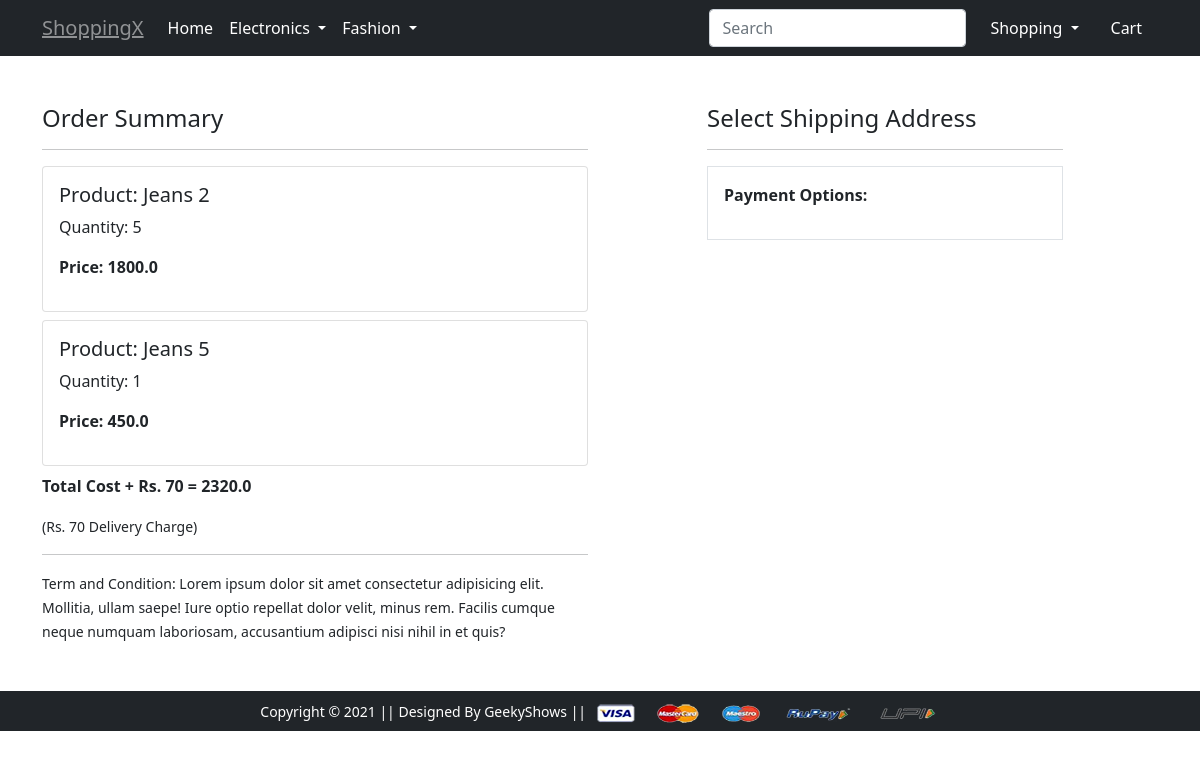
Screenshot of /checkout/ (signed in) with the database file from the repository.
### app/models.py (models this page shows, shortened)
class Cart(models.Model):
 user = models.ForeignKey(User, on_delete=models.CASCADE)
 product = models.ForeignKey(Product, on_delete=models.CASCADE)
 quantity = models.PositiveIntegerField(default=1)
 @property
 def total_cost(self):
   return self.quantity * self.product.discounted_price

class Product(models.Model):
 title = models.CharField(max_length=100)
 selling_price = models.FloatField()
 discounted_price = models.FloatField()
 description = models.TextField()
 brand = models.CharField(max_length=100)
 category = models.CharField( choices=CATEGORY_CHOICES, max_length=2)
 product_image = models.ImageField(upload_to='productimg')

### app/views.py (the view)
# urls.py: path('checkout/', views.checkout, name='checkout'),
@login_required
def checkout(request):
    user = request.user
    add = Customer.objects.filter(user=user)
    cart_items = Cart.objects.filter(user=request.user)
    amount = 0.0
    shipping_amount = 70.0
    totalamount = 0.0
    cart_product = [p for p in Cart.objects.all() if p.user == request.user]
    if cart_product:
        for p in cart_product:
            tempamount = (p.quantity * p.product.discounted_price)
            amount += tempamount
        totalamount = amount+shipping_amount
    return render(request, 'app/checkout.html', {'add': add, 'cart_items': cart_items, 'totalcost': totalamount})

### app/templates/app/checkout.html (shortened to what this page needs)
{% extends 'app/base.html' %}
{% load static %}
{% block main-content %}
<div class="container">
 <div class="row mt-5">
  <div class="col-sm-6">
    <h4>Order Summary</h4>
    <hr>
    {% for item in cart_items %}
      <div class="card mb-2">
        <div class="card-body">
          <h5>Product: {{item.product.title}}</h5>
          <p>Quantity: {{item.quantity}}</p>
          <p class="fw-bold">Price: {{item.total_cost}}</p>
        </div>
      </div>
    {% endfor %}
    <p class="fw-bold">Total Cost + Rs. 70  = {{totalcost}}</p>
    <small>(Rs. 70 Delivery Charge)</small> <hr>
    <small>Term and Condition: Lorem ipsum dolor sit amet consectetur adipisicing elit. Mollitia, ullam saepe! Iure optio repellat dolor velit, minus rem. Facilis cumque neque numquam laboriosam, accusantium adipisci nisi nihil in et quis?</small>
  </div>
  <div class="col-sm-4 offset-sm-1">
    <h4>Select Shipping Address</h4>
    <hr>
    <form action="/paymentdone" id="myform">
        <div class="border p-3">
          <p class="fw-bold">Payment Options:</p>
        </div>
      </form>
    </div>
  </div>
</div>
{% endblock main-content %}

### app/templates/app/base.html (shortened to what this page needs)
<!doctype html>
{% load static %}
<html lang="en">
  <head>
    <link href="https://cdn.jsdelivr.net/npm/bootstrap@5.0.0-beta1/dist/css/bootstrap.min.css" rel="stylesheet">
    <link rel="stylesheet" href="{% static 'app/css/owl.carousel.min.css' %}">
    <link rel="stylesheet" href="{% static 'app/css/all.min.css' %}">
    <link rel="stylesheet" href="{% static 'app/css/style.css' %}">
  </head>
  <body>
    <nav class="navbar navbar-expand-lg bg-dark text-white">
     <div class="container">
       <a class="navbar-brand text-white-50  text-decoration-underline" href="/">ShoppingX</a>
       <div class="collapse navbar-collapse" id="navbarSupportedContent">
         <ul class="navbar-nav me-auto mb-2 mb-lg-0">
           <li class="nav-item">
             <a class="nav-link active text-white" aria-current="page" href="/">Home</a>
           </li>
           <li class="nav-item dropdown">
             <a class="nav-link dropdown-toggle text-white" href="#" id="electronicsDropdown" role="button" data-bs-toggle="dropdown" aria-expanded="false">
               Electronics
             </a>
           </li>
           <li class="nav-item dropdown">
             <a class="nav-link dropdown-toggle text-white" href="#" id="fashionDropdown" role="button" data-bs-toggle="dropdown" aria-expanded="false">
               Fashion
             </a>
           </li>
         </ul>
         <form class="d-flex">
           <input class="form-control me-2" type="search" placeholder="Search" aria-label="Search">
         </form>
         <div>
          <ul class="navbar-nav me-auto mb-2 mb-lg-0">
          {% if request.user.is_authenticated %}
           <li class="nav-item dropdown mx-2">
              <a class="nav-link dropdown-toggle text-white" href="#" id="profileDropdown" role="button" data-bs-toggle="dropdown" aria-expanded="false">
                {{request.user.username|capfirst}}
              </a>
            </li>
            <li class="nav-item mx-2">
              <a href="{% url 'showcart' %}" class="nav-link text-white"> Cart </a>
            </li>
            {% endif %}
          </ul>
         </div>
       </div>
     </div>
    </nav>
    {% block main-content %} {% endblock main-content %}
    <footer class="container-fluid bg-dark text-center p-2 mt-5">
        <small class="text-white">Copyright &copy; 2021 || Designed By GeekyShows || </small>
        <img src="{% static 'app/images/payment.png' %}" alt="" srcset="" class="img-fluid" height="2px">
    </footer>
  </body>
</html>

### rows the page displays
Cart: product "Jeans 2", quantity "5", total_cost "1800.0"
Cart: product "Jeans 5", quantity "1", total_cost "450.0"

### other values shown
{{ request.user.username|capfirst }} "Shopping"
{{ totalcost }} "2320.0"
